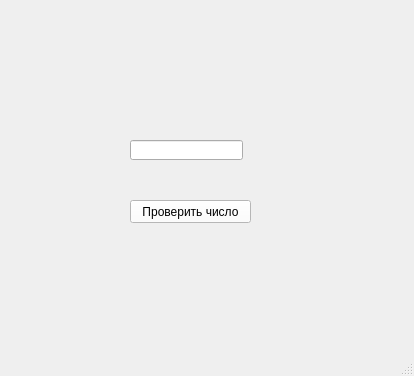
<?xml version="1.0" encoding="UTF-8"?>
<ui version="4.0">
 <class>MainWindow</class>
 <widget class="QMainWindow" name="MainWindow">
  <property name="geometry">
   <rect>
    <x>0</x>
    <y>0</y>
    <width>414</width>
    <height>376</height>
   </rect>
  </property>
  <property name="windowTitle">
   <string>MainWindow</string>
  </property>
  <property name="styleSheet">
   <string notr="true">
</string>
  </property>
  <widget class="QWidget" name="centralwidget">
   <widget class="QPushButton" name="pushButton">
    <property name="geometry">
     <rect>
      <x>130</x>
      <y>200</y>
      <width>121</width>
      <height>23</height>
     </rect>
    </property>
    <property name="styleSheet">
     <string notr="true">background-color: rgb(255, 255, 255);</string>
    </property>
    <property name="text">
     <string>Проверить число</string>
    </property>
   </widget>
   <widget class="QLineEdit" name="lineEdit">
    <property name="geometry">
     <rect>
      <x>130</x>
      <y>140</y>
      <width>113</width>
      <height>20</height>
     </rect>
    </property>
   </widget>
  </widget>
  <widget class="QMenuBar" name="menubar">
   <property name="geometry">
    <rect>
     <x>0</x>
     <y>0</y>
     <width>414</width>
     <height>21</height>
    </rect>
   </property>
  </widget>
  <widget class="QStatusBar" name="statusbar"/>
 </widget>
 <resources/>
 <connections/>
</ui>
